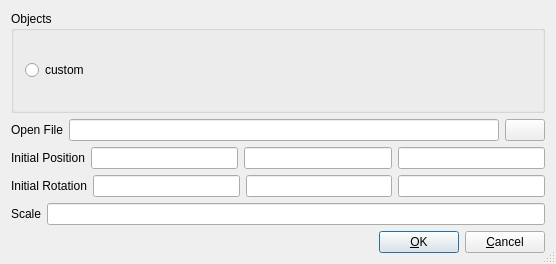
<?xml version="1.0" encoding="utf-8"?>
<ui version="4.0">
	<class>DialogAddObject</class>
	<widget class="QDialog" name="DialogAddObject">
		<property name="geometry">
			<rect>
				<x>0</x>
				<y>0</y>
				<width>556</width>
				<height>264</height>
			</rect>
		</property>
		<property name="sizePolicy">
			<sizepolicy hsizetype="Ignored" vsizetype="Preferred">
				<horstretch>0</horstretch>
				<verstretch>0</verstretch>
			</sizepolicy>
		</property>
		<property name="windowTitle">
			<string>Add a scene or an object</string>
		</property>
		<property name="sizeGripEnabled">
			<bool>true</bool>
		</property>
		<layout class="QGridLayout">
			<item row="4" column="0">
				<layout class="QHBoxLayout">
					<item>
						<widget class="QLabel" name="scaleText">
							<property name="text">
								<string>Scale</string>
							</property>
							<property name="wordWrap">
								<bool>false</bool>
							</property>
						</widget>
					</item>
					<item>
						<widget class="QLineEdit" name="scaleValue"/>
					</item>
				</layout>
			</item>
			<item row="1" column="0">
				<layout class="QHBoxLayout">
					<item>
						<widget class="QLabel" name="openFileText">
							<property name="text">
								<string>Open File</string>
							</property>
							<property name="wordWrap">
								<bool>false</bool>
							</property>
						</widget>
					</item>
					<item>
						<widget class="QLineEdit" name="openFilePath"/>
					</item>
					<item>
						<widget class="QPushButton" name="openFileButton">
							<property name="text">
								<string/>
							</property>
						</widget>
					</item>
				</layout>
			</item>
			<item row="5" column="0">
				<layout class="QHBoxLayout">
					<item>
						<spacer name="Horizontal Spacing2">
							<property name="orientation">
								<enum>Qt::Horizontal</enum>
							</property>
							<property name="sizeType">
								<enum>QSizePolicy::Expanding</enum>
							</property>
							<property name="sizeHint" stdset="0">
								<size>
									<width>20</width>
									<height>20</height>
								</size>
							</property>
						</spacer>
					</item>
					<item>
						<widget class="QPushButton" name="buttonOk">
							<property name="text">
								<string>&amp;OK</string>
							</property>
							<property name="shortcut">
								<string/>
							</property>
							<property name="autoDefault">
								<bool>true</bool>
							</property>
							<property name="default">
								<bool>true</bool>
							</property>
						</widget>
					</item>
					<item>
						<widget class="QPushButton" name="buttonCancel">
							<property name="text">
								<string>&amp;Cancel</string>
							</property>
							<property name="shortcut">
								<string/>
							</property>
							<property name="autoDefault">
								<bool>true</bool>
							</property>
						</widget>
					</item>
				</layout>
			</item>
			<item row="2" column="0">
				<layout class="QHBoxLayout">
					<item>
						<widget class="QLabel" name="positionText">
							<property name="text">
								<string>Initial Position</string>
							</property>
							<property name="wordWrap">
								<bool>false</bool>
							</property>
						</widget>
					</item>
					<item>
						<widget class="QLineEdit" name="positionX"/>
					</item>
					<item>
						<widget class="QLineEdit" name="positionY"/>
					</item>
					<item>
						<widget class="QLineEdit" name="positionZ"/>
					</item>
				</layout>
			</item>
			<item row="3" column="0">
				<layout class="QHBoxLayout">
					<item>
						<widget class="QLabel" name="rotationText">
							<property name="text">
								<string>Initial Rotation</string>
							</property>
							<property name="wordWrap">
								<bool>false</bool>
							</property>
						</widget>
					</item>
					<item>
						<widget class="QLineEdit" name="rotationX"/>
					</item>
					<item>
						<widget class="QLineEdit" name="rotationY"/>
					</item>
					<item>
						<widget class="QLineEdit" name="rotationZ"/>
					</item>
				</layout>
			</item>
			<item row="0" column="0">
				<widget class="QGroupBox" name="buttonGroup">
					<property name="title">
						<string>Objects</string>
					</property>
					<layout class="QGridLayout">
						<item row="0" column="0">
							<widget class="QRadioButton" name="custom">
								<property name="text">
									<string>custom</string>
								</property>
							</widget>
						</item>
					</layout>
				</widget>
			</item>
		</layout>
	</widget>
	<layoutdefault spacing="6" margin="11"/>
	<resources/>
	<connections>
		<connection>
			<sender>openFileButton</sender>
			<signal>clicked()</signal>
			<receiver>DialogAddObject</receiver>
			<slot>fileOpen()</slot>
			<hints>
				<hint type="sourcelabel">
					<x>20</x>
					<y>20</y>
				</hint>
				<hint type="destinationlabel">
					<x>20</x>
					<y>20</y>
				</hint>
			</hints>
		</connection>
		<connection>
			<sender>buttonOk</sender>
			<signal>clicked()</signal>
			<receiver>DialogAddObject</receiver>
			<slot>accept()</slot>
			<hints>
				<hint type="sourcelabel">
					<x>20</x>
					<y>20</y>
				</hint>
				<hint type="destinationlabel">
					<x>20</x>
					<y>20</y>
				</hint>
			</hints>
		</connection>
		<connection>
			<sender>buttonCancel</sender>
			<signal>clicked()</signal>
			<receiver>DialogAddObject</receiver>
			<slot>reject()</slot>
			<hints>
				<hint type="sourcelabel">
					<x>20</x>
					<y>20</y>
				</hint>
				<hint type="destinationlabel">
					<x>20</x>
					<y>20</y>
				</hint>
			</hints>
		</connection>
	</connections>
</ui>
